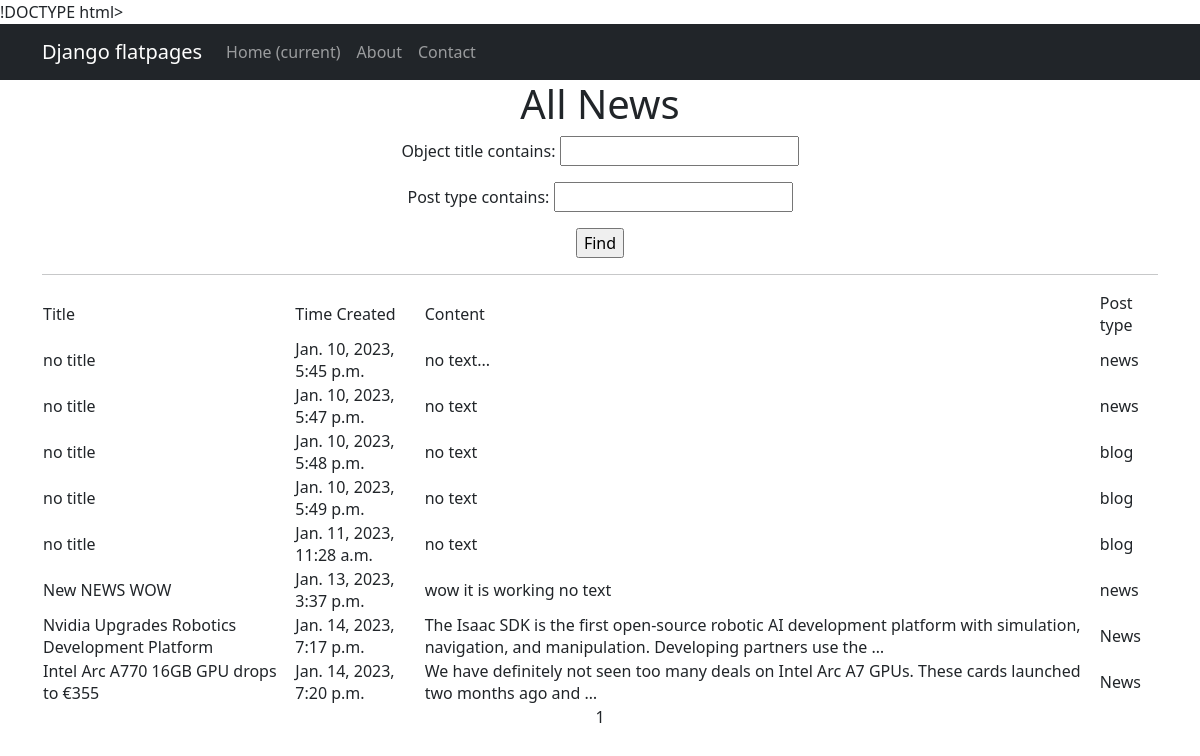
The page /news/ on the database as committed earlier.
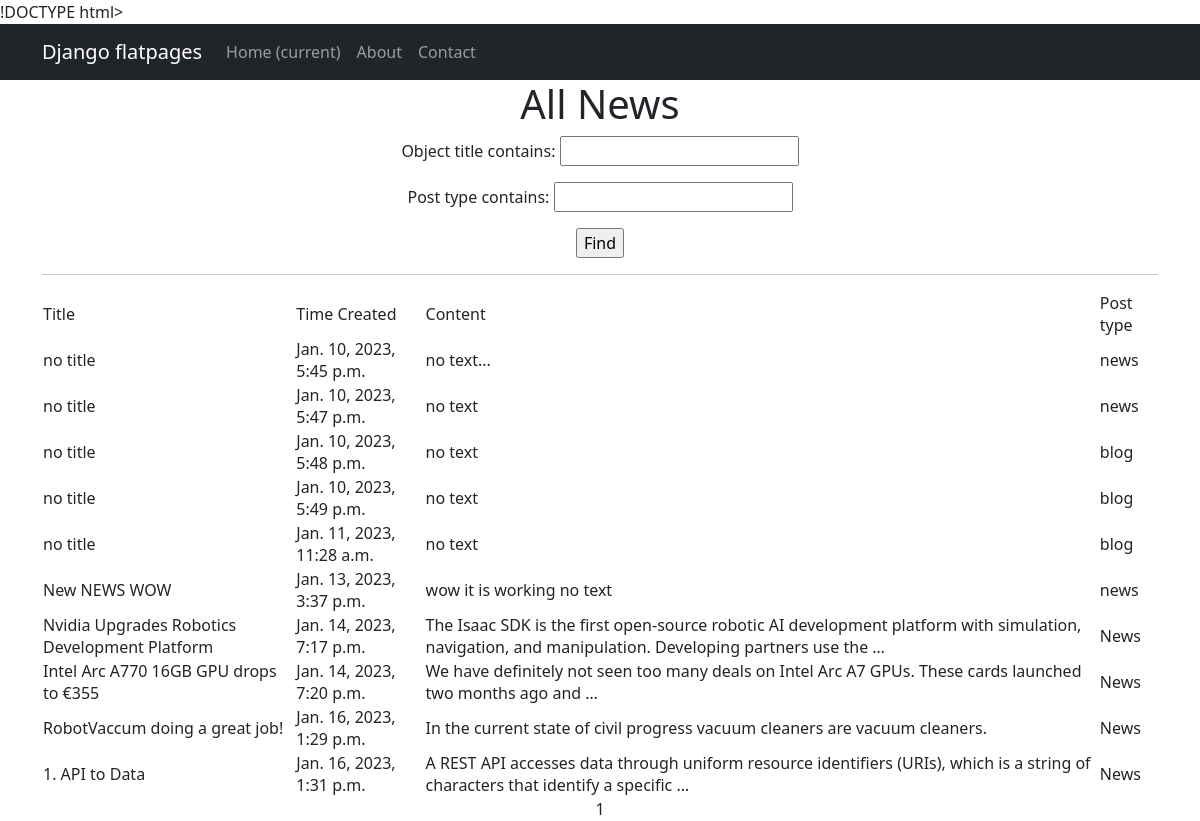
The same page on the database as committed later.
### news/models.py (models this page shows, shortened)
class Post(models.Model):
    news = 'News'
    blog = 'Blog'
    event_choice = [(news, 'News'), (blog, 'Blog')]
    author = models.ForeignKey(Author, on_delete=models.CASCADE)
    post_type = models.CharField(max_length=255, choices=event_choice, default='Blog')
    time_created = models.DateTimeField(auto_now_add=True, )
    category = models.ManyToManyField(Category, through='PostCategory')
    object_title = models.CharField(max_length=60, default='no title')
    object_content = models.TextField(default='no text')
    rating = models.IntegerField(default=0)

### news/views.py (the view, shortened to what this page needs)
# urls.py: path('', PostList.as_view()),
class PostList(ListView):
    model = Post
    ordering = 'time_created'
    template_name = 'news.html'
    context_object_name = 'News'
    paginate_by = 10
    def get_queryset(self):
        queryset = super().get_queryset()
        self.filterset = NewsFilter(self.request.GET, queryset)
        return self.filterset.qs
    def get_context_data(self, **kwargs):
        context = super().get_context_data(**kwargs)
        context['filterset'] = self.filterset
        return context

### templates/news.html (shortened to what this page needs)
{% extends 'flatpages/default.html' %}
{% load custom_tags %}
{% load profanity %}
{% block content %}
   <h1>All News</h1>
   <form action="" method="get">
       {{ filterset.form.as_p }}
       <input type="submit" value="Find" />
   </form>
    <hr>
    {% if News %}
        <table>
            <tr>
               <td>Title</td>
               <td>Time Created</td>
               <td>Content</td>
               <td>Post type</td>
           </tr>
           {% for Post in News %}
           <tr>
               <td>{{ Post.object_title }}</td>
               <td>{{ Post.time_created }}</td>
               <td>{{ Post.object_content|truncatewords:20 }}</td>
               <td>{{ Post.post_type }}</td>
           </tr>
           {% endfor %}
       </table>
    {% else %}
       <h2>No News!</h2>
    {% endif %}
   {{ page_obj.number }}
{% endblock content %}

### templates/flatpages/default.html (shortened to what this page needs)
<html lang="en">
    <head>
        {% load static %}
        <link href="{% static 'css/styles.css' %}" rel="stylesheet" />
    </head>
    <body>
        <nav class="navbar navbar-expand-lg navbar-dark bg-dark static-top">
   <div class="container">
       <a class="navbar-brand" href="#">Django flatpages</a>
       <div class="collapse navbar-collapse" id="navbarResponsive">
           <ul class="navbar-nav ml-auto">
               <li class="nav-item active">
                   <a class="nav-link" href="#">Home
                       <span class="sr-only">(current)</span>
                   </a>
               </li>
               <li class="nav-item">
                   <a class="nav-link" href="/about/">About</a>
               </li>
               <li class="nav-item">
                   <a class="nav-link" href="/contacts/">Contact</a>
               </li>
           </ul>
       </div>
   </div>
</nav>
        <div class="container">
            <div class="row">
                <div class="col-lg-12 text-center">
                    {% block content %}{% endblock content %}
                </div>
            </div>
        </div>
    </body>
</html>

Rows that differ between the two databases and show on the page:
added Post: object_title "RobotVaccum doing a great job!", time_created "Jan. 16, 2023, 1:29 p.m.", object_content "In the current state of civil progress vacuum cleaners are vacuum cleaners.", post_type "News"
added Post: object_title "1. API to Data", time_created "Jan. 16, 2023, 1:31 p.m.", object_content "A REST API accesses data through uniform resource identifiers (URIs), which is a string of characters that identify a specific …", post_type "News"
